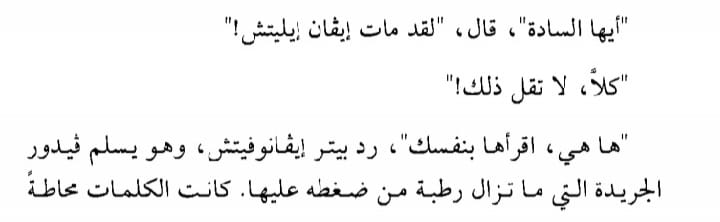
#> input picture img/img4.jpg, 720 x 222 px, given in place of w3.jpeg, which was not available
$ jupyter execute --allow-errors Tesseract2.ipynb
#> lines starting #> are read from the running program, lines starting #| are printed output that depends on the picture
[cell 1]
##Loading the necessary packages
import numpy as np
import cv2
from imutils.object_detection import non_max_suppression
import pytesseract
from matplotlib import pyplot as plt

[cell 2]
#Creating argument dictionary for the default arguments needed in the code.
args = { "image":"./img/img1.jpg" ,"east":"frozen_east_text_detection.pb", "min_confidence":0.5, "width":320, "height":320}

[cell 3]
args

[cell 4]
#Give location of the image to be read.
#"Example-images/ex24.jpg" image is being loaded here.

args['image']="./img/w3.jpeg"
image = cv2.imread(args['image'])
#> image is the input picture: shape (222, 720, 3); min 0, max 255, mean 244

#Saving a original image and shape
orig = image.copy()
(origH, origW) = image.shape[:2]
#> origH = 222; origW = 720

# set the new height and width to default 320 by using args #dictionary.
(newW, newH) = (args["width"], args["height"])

#Calculate the ratio between original and new image for both height and weight.
#This ratio will be used to translate bounding box location on the original image.
rW = origW / float(newW)
#> rW = 2.25
rH = origH / float(newH)
#> rH = 0.694

# resize the original image to new dimensions
image = cv2.resize(image, (newW, newH))
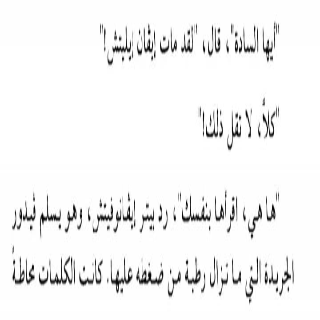
#> image: shape (320, 320, 3); min 0, max 255, mean 244
(H, W) = image.shape[:2]
#> H = 320; W = 320

# construct a blob from the image to forward pass it to EAST model
blob = cv2.dnn.blobFromImage(image, 1.0, (W, H),
	(123.68, 116.78, 103.94), swapRB=True, crop=False)

#> (a cell that did not finish here is left out)

#> (a cell that did not finish here is left out)

[cell 7]
## Returns a bounding box and probability score if it is more than minimum confidence
# [41 lines left out: function predictions, not called in this run]

#> (a cell that did not finish here is left out)

[cell 9]
##Text Detection and Recognition

# initialize the list of results
results = []

# loop over the bounding boxes to find the coordinate of bounding boxes
#> (the rest of this cell did not finish here and is left out)

[cell 10]
#Display the image with bounding box and recognized text
orig_image = orig.copy()

# Moving over the results and display on the image
for ((start_X, start_Y, end_X, end_Y), text) in results:
    # display the text detected by Tesseract
    print("{}\n".format(text))

    # Displaying text
    text = "".join([x if ord(x) < 128 else "" for x in text]).strip()
    cv2.rectangle(orig_image, (start_X, start_Y), (end_X, end_Y),
        (0, 0, 255), 2)
    cv2.putText(orig_image, text, (start_X, start_Y - 30),
    cv2.FONT_HERSHEY_SIMPLEX, 0.7,(0,0, 255), 2)

plt.imshow(orig_image)
plt.title('Output')
plt.show()

[cell 11]
gray = cv2.cvtColor(image, cv2.COLOR_BGR2GRAY)


$ run again, on img/img5.jpg
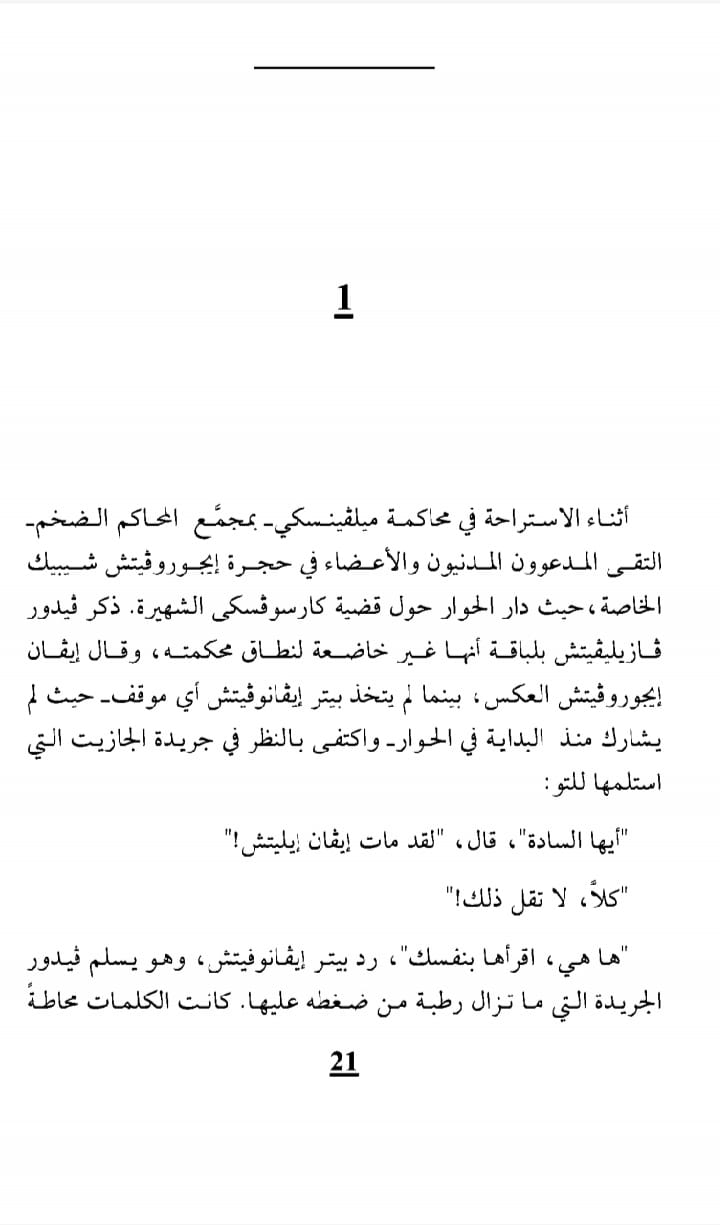
#> input picture img/img5.jpg, 720 x 1225 px, given in place of w3.jpeg, which was not available
#> image is the input picture: shape (1225, 720, 3); min 0, max 255, mean 248.3
#> `image = cv2.resize(image, (newW, newH))`:
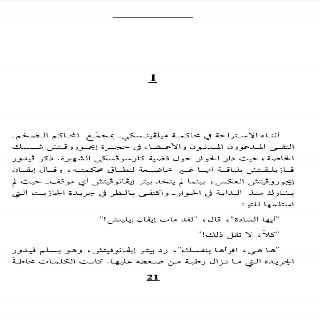
#> image: shape (320, 320, 3); min 0, max 255, mean 248.4

$ run again, on img/m.jpg
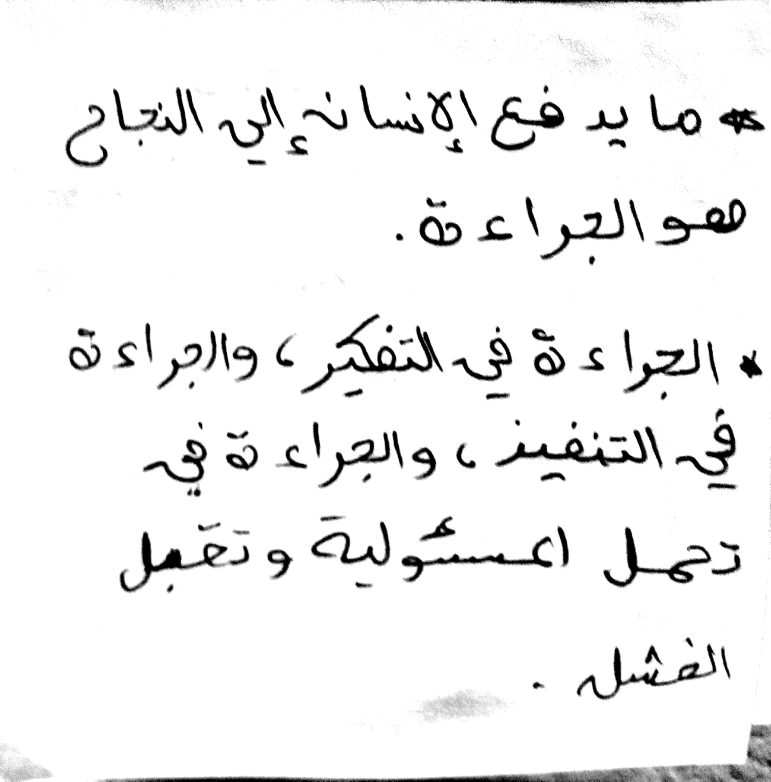
#> input picture img/m.jpg, 2312 x 2344 px, given in place of w3.jpeg, which was not available (shown at 1/3 size)
#> image is the input picture: shape (2344, 2312, 3); min 0, max 255, mean 240.7
#> `image = cv2.resize(image, (newW, newH))`:
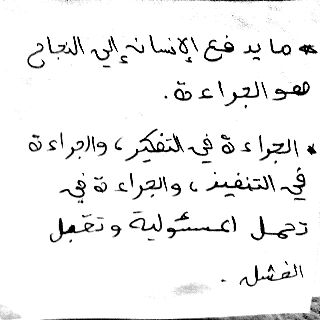
#> image: shape (320, 320, 3); min 0, max 255, mean 240.7
